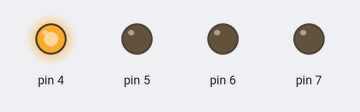
Simulated run of this sketch. Board: Arduino Uno, built with avr-gcc and run on an emulated ATmega328P. Parts: output pins drawn as LEDs (lit = HIGH).

Above: at 1.0 s.
At 4.0 s:
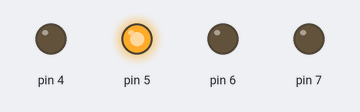
At 6.0 s:
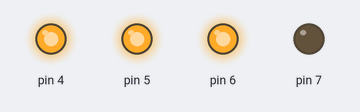
At 9.0 s:
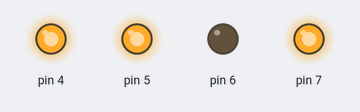
At 11.0 s:
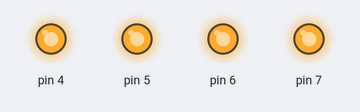
At 13.0 s:
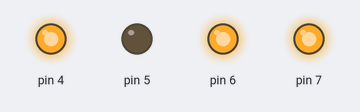
Timing chart, 0 to 15.6 s (numbered marks = the images above):
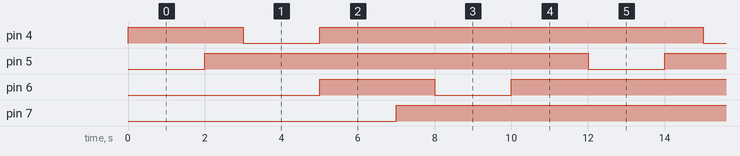

The sketch:

l298_basic_tem.ino
```cpp
// Autor: matematicasdeinstituto
// Web  : https://github.com/matematicasdeinstituto/arduino

// Prueba básica L298N.
// Probamos a hacer girar los motores en uno u otro sentido.
// Estilo de programación: C++

#include "l298_driver.h"

// pines al que conectamos los motores
constexpr int motor1_in1 = 4;
constexpr int motor1_in2 = 5;

constexpr int motor2_in1 = 6;
constexpr int motor2_in2 = 7;

// Dispositivos que usamos
using L298N = L298N_driver<motor1_in1, motor1_in2, motor2_in1, motor2_in2>;


void run(const L298N& l298) {
    l298.motor1_turn_right();
    delay(2000);

    l298.motor1_stop();
    delay(1000);

    l298.motor1_turn_left();
    delay(2000);

    l298.motor1_stop();

    l298.motor2_turn_right();
    delay(2000);

    l298.motor2_stop();
    delay(1000);

    l298.motor2_turn_left();
    delay(2000);

    l298.motor2_stop();
}


int main()
{
    init(); // inicialización del Arduino. Obligatorio llamarla.

    L298N l298;

    while(1){
        run(l298);
        delay(2000);
    }
}
```

l298_driver.h
```cpp
#pragma once

#ifndef __L298_H__
#define __L298_H__

// Clase para manejar el L298N_driver
template <int in1, int in2,	// conexiones motor 1
	  int in3, int in4>	// conexiones motor 2
class L298N_driver{
public:
    L298N_driver();

    // Operaciones con motor 1
    void motor1_turn_right() const;
    void motor1_turn_left() const;
    void motor1_stop() const;

    // Operaciones con motor 2
    void motor2_turn_right() const;
    void motor2_turn_left() const;
    void motor2_stop() const;

private:
    static constexpr int pin_in1_ = in1;
    static constexpr int pin_in2_ = in2;
    static constexpr int pin_in3_ = in3;
    static constexpr int pin_in4_ = in4;
};


template <int in1, int in2, int in3, int in4>
L298N_driver<in1, in2, in3, in4>::L298N_driver()
{
    // Configuramos todos los pines
    pinMode(pin_in1_, OUTPUT);
    pinMode(pin_in2_, OUTPUT);
    pinMode(pin_in3_, OUTPUT);
    pinMode(pin_in4_, OUTPUT);
}


template <int in1, int in2, int in3, int in4>
void L298N_driver<in1, in2, in3, in4>::motor1_turn_right() const
{
    digitalWrite(pin_in1_, HIGH);
    digitalWrite(pin_in2_, LOW);
}

template <int in1, int in2, int in3, int in4>
void L298N_driver<in1, in2, in3, in4>::motor1_turn_left() const
{
    digitalWrite(pin_in1_, LOW);
    digitalWrite(pin_in2_, HIGH);
}

template <int in1, int in2, int in3, int in4>
void L298N_driver<in1, in2, in3, in4>::motor1_stop() const
{
    digitalWrite(pin_in1_, HIGH);
    digitalWrite(pin_in2_, HIGH);
}

template <int in1, int in2, int in3, int in4>
void L298N_driver<in1, in2, in3, in4>::motor2_turn_right() const
{
    digitalWrite(pin_in3_, HIGH);
    digitalWrite(pin_in4_, LOW);
}

template <int in1, int in2, int in3, int in4>
void L298N_driver<in1, in2, in3, in4>::motor2_turn_left() const
{
    digitalWrite(pin_in3_, LOW);
    digitalWrite(pin_in4_, HIGH);
}

template <int in1, int in2, int in3, int in4>
void L298N_driver<in1, in2, in3, in4>::motor2_stop() const
{
    digitalWrite(pin_in3_, HIGH);
    digitalWrite(pin_in4_, HIGH);
}


#endif
```

Measured:
- by itself, pin 4, pin 6: repeats every 12.0 s: LOW 2.0 s, HIGH 10.0 s
- by itself, pin 5, pin 7: alternates HIGH for 10.0 s and LOW for 2.0 s
